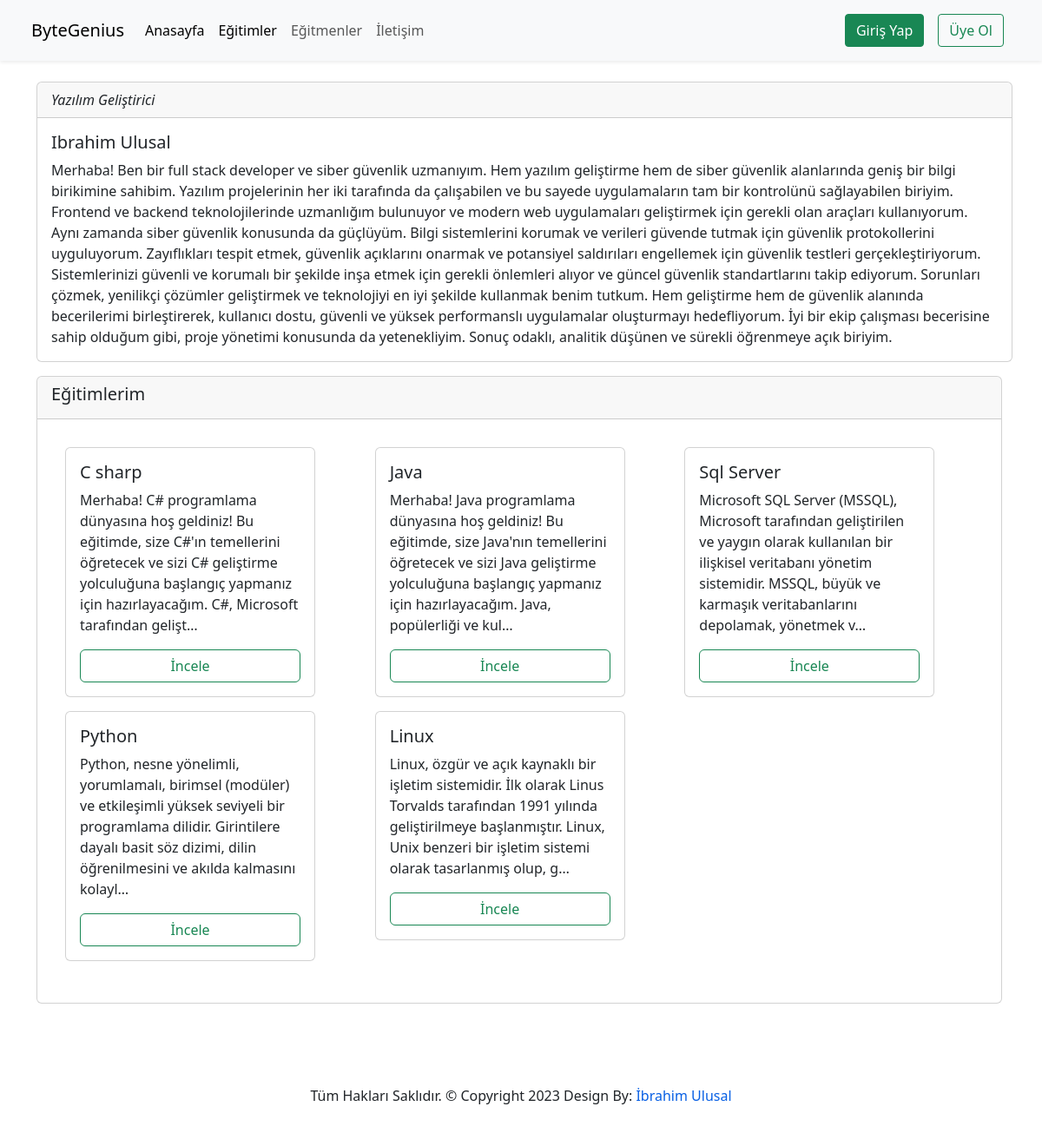
/courses/teacher/ibrahim-ulusal, run on an earlier commit of the app's database.
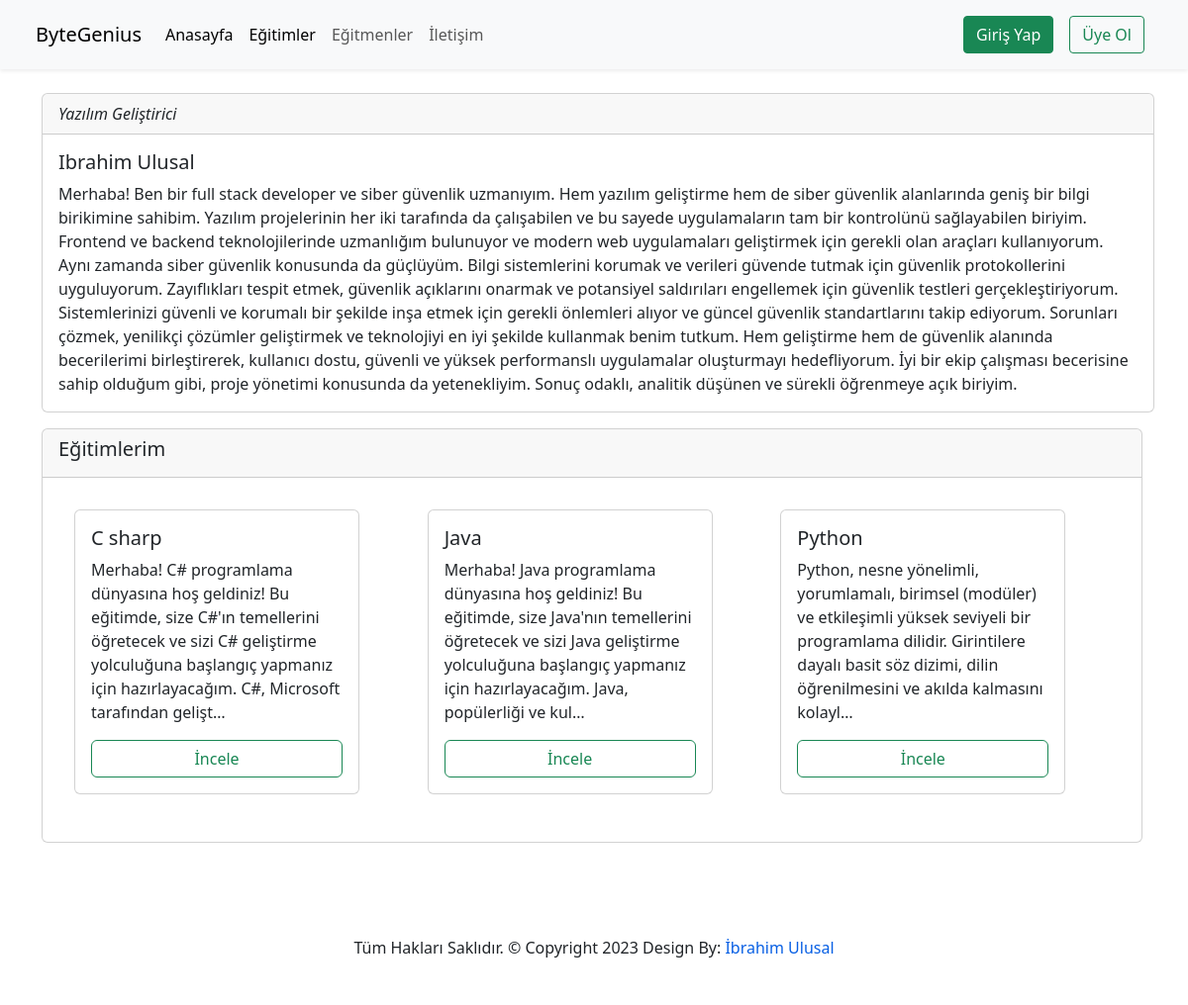
And on a later commit of the database.
### courses/Models/Course.py (models this page shows, shortened)
class Course(models.Model):
    title = models.CharField(max_length=50,help_text="Course Adı ile aynı olsun!")
    name = models.ForeignKey(CourseName,on_delete=models.CASCADE)
    category = models.ManyToManyField(Category,blank=True,null=True)
    teachers = models.ForeignKey(Teacher,on_delete=models.CASCADE,blank=True,null=True)
    students = models.ManyToManyField(User,null=True,blank=True,related_name='courses_joined')
    description = models.TextField()
    image = models.ImageField(upload_to='courses/%Y-%m/%d/',blank=True,null=True)
    isActive = models.BooleanField()
    date = models.DateTimeField(auto_now_add=True)
    slug = models.SlugField(unique=True,editable=False)

### courses/views.py (the view)
# urls.py: path('teacher/<slug:teacherSlug>',teacherDetails,name='teacherDetails'),
def teacherDetails(request,teacherSlug):
    data = Teacher.objects.get(slug = teacherSlug)
    teacherCourses = Course.objects.all().filter(teachers__slug = teacherSlug)
    return render(request,'courseAppFiles/teacher.html',context={
        'teacher_details' : data,
        'teacherAllCourse' : teacherCourses
    })

### templates/courseAppFiles/teacher.html (shortened to what this page needs)
{% extends 'partials/_base.html' %}
{% load static %}
{% block content %}
<div class="container mt-4 pe-3">
    <div class="row">
        <div class="col-lg-12">
            <div class="row ms-auto">
                <div class="card mb-3 p-0">
                    <div class="card-header">
                      <span style="font-style: italic;"> {{ teacher_details.title|title }}</span>
                    </div>
                    <div class="card-body">
                      <h5 class="card-title">{{ teacher_details.TeacherName|title }}</h5>
                          <p class="card-text">
                            {{ teacher_details.Description }}
                          </p>
                    </div>
                </div>
            </div>
        </div>
        <div class="col-lg-12">
            <div class="card mb-3 p-0">
                <div class="card-header">
                    <h5>Eğitimlerim</h5>
                </div>
                <div class="card-body">
                    <div class="row p-3">
                        {% for course in teacherAllCourse %}
                        <div class="col-lg-4 mb-3">
                          <div class="card" style="width: 18rem;">
                            <div class="card-body">
                              <h5 class="card-title">{{ course.title }}</h5>
                              <p class="card-text">{{ course.description|truncatechars:200 }}</p>
                              <a href="{% url 'course-details' course.slug course.id %}" class="card-link btn btn-outline-success d-block">İncele</a>
                            </div>
                          </div>
                        </div>
                        {% endfor %}
                      </div>
                </div>
            </div>
        </div>
    </div>
</div>
{% endblock %}

What changed in the data, as far as the page shows it:
no longer on this page (row edited): Course: title "Sql Server", description "Microsoft SQL Server (MSSQL), Microsoft tarafından geliştirilen ve yaygın olarak kullanılan bir ilişkisel veritabanı yönetim sistemidir. MSSQL, büyük ve karmaşık veritabanlarını depolamak, yönetmek v…"
no longer on this page (row edited): Course: title "Linux", description "Linux, özgür ve açık kaynaklı bir işletim sistemidir. İlk olarak Linus Torvalds tarafından 1991 yılında geliştirilmeye başlanmıştır. Linux, Unix benzeri bir işletim sistemi olarak tasarlanmış olup, g…"
